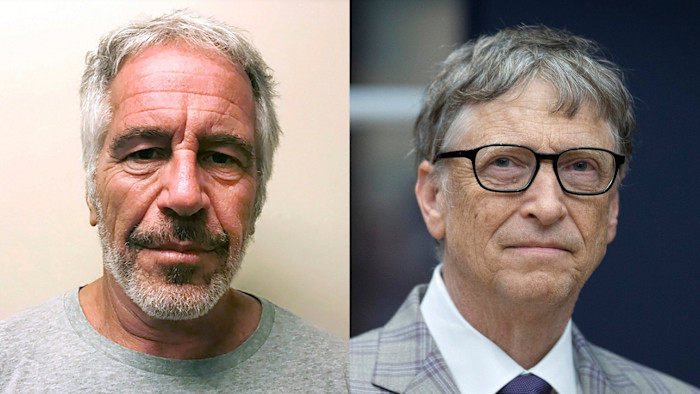
#> input picture sample.jpg, 700 x 394 px
$ jupyter execute Experiment_3a.ipynb   (shell and % lines are left out)
#> lines starting #> are read from the running program, lines starting #| are printed output that depends on the picture
[cell 1]
import cv2
import numpy as np
import matplotlib.pyplot as plt

# 1. Read image in COLOUR first so we can display it colored
img_bgr = cv2.imread("sample.jpg")
#> img_bgr is the input picture: shape (394, 700, 3); mean B, G, R 131.8, 136.7, 148.8

if img_bgr is None:
    print("Error: sample.jpg not found!")
    exit()
else:
    # 2. Convert from BGR to RGB for proper color rendering
    img_rgb = cv2.cvtColor(img_bgr, cv2.COLOR_BGR2RGB)

    # 3. Display the original colored image immediately
    plt.figure(figsize=(5, 5))
    plt.imshow(img_rgb)
    plt.title("Original Colored Image")
    plt.axis('off')
    plt.show()

# 4. Now convert it to grayscale for all the lab processing steps
img = cv2.cvtColor(img_bgr, cv2.COLOR_BGR2GRAY)
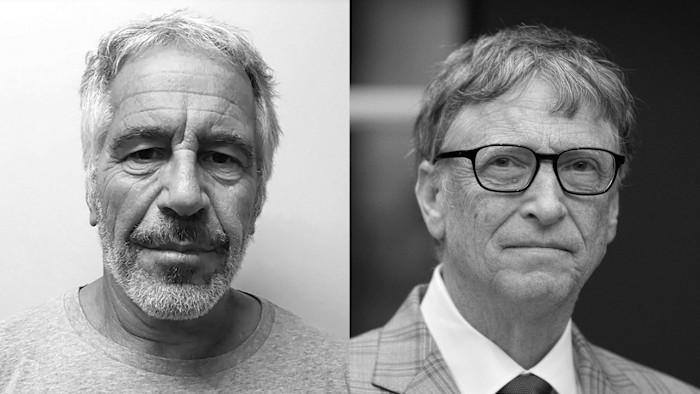
#> img: shape (394, 700); min 0, max 255, mean 139.8

# Histogram Equalization
equalized = cv2.equalizeHist(img) #[cite: 1]

# Kernel
kernel = np.ones((5,5), np.uint8) #[cite: 1]

# Morphological Operations
erosion = cv2.erode(img, kernel, iterations=1) #[cite: 1]
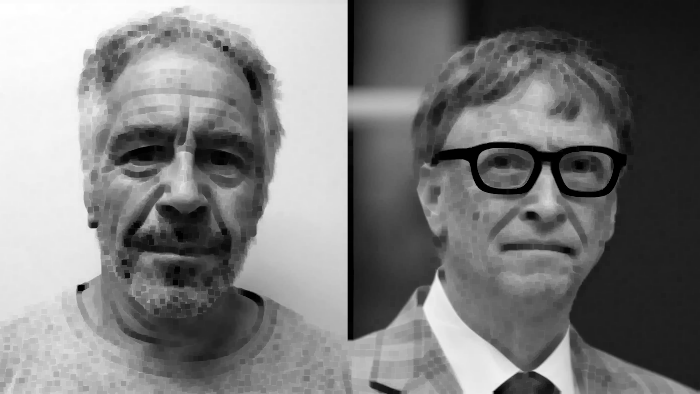
#> erosion: shape (394, 700); min 0, max 255, mean 124.1
dilation = cv2.dilate(img, kernel, iterations=1) #[cite: 1]
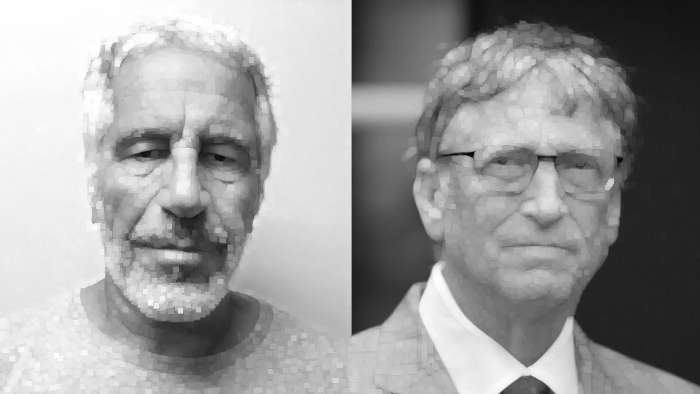
#> dilation: shape (394, 700); min 5, max 255, mean 154.6
opening = cv2.morphologyEx(img, cv2.MORPH_OPEN, kernel) #[cite: 1]
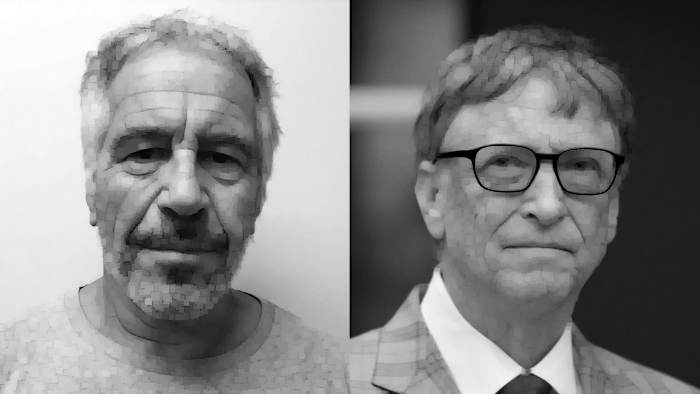
#> opening: shape (394, 700); min 0, max 255, mean 134.6
closing = cv2.morphologyEx(img, cv2.MORPH_CLOSE, kernel) #[cite: 1]
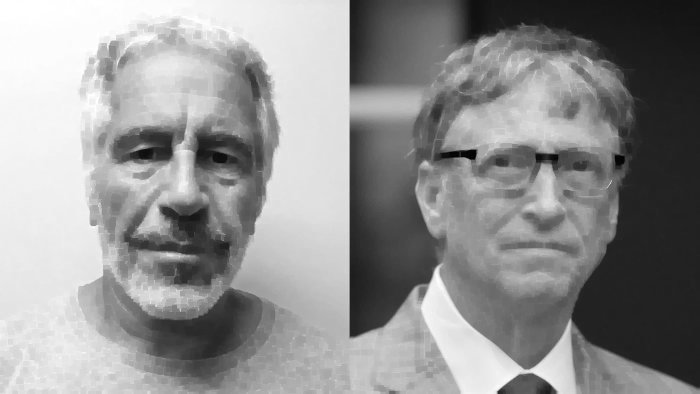
#> closing: shape (394, 700); min 5, max 255, mean 145.5

# Images, Titles and Colors
images = [img, equalized, erosion, dilation, opening, closing]
titles = ["Original", "Equalized", "Erosion", "Dilation", "Opening", "Closing"]
colors = ["blue", "green", "red", "purple", "orange", "brown"]

# Display Images and Histograms side-by-side
plt.figure(figsize=(15,18))

for i in range(len(images)):
    # Display Image
    plt.subplot(6,2,2*i+1)
    plt.imshow(images[i], cmap='gray')
    plt.title(titles[i] + " Image")
    plt.axis('off')

    # Display Histogram
    plt.subplot(6,2,2*i+2)
    plt.hist(
        images[i].ravel(),
        bins=256,
        range=(0,256),
        color=colors[i],
        edgecolor='black'
    )
    plt.title(titles[i] + " Histogram")
    plt.xlabel("Pixel Intensity")
    plt.ylabel("Frequency")
    plt.grid(True, linestyle='--', alpha=0.5)
#> this loop made 6 passes

plt.tight_layout()
plt.show()
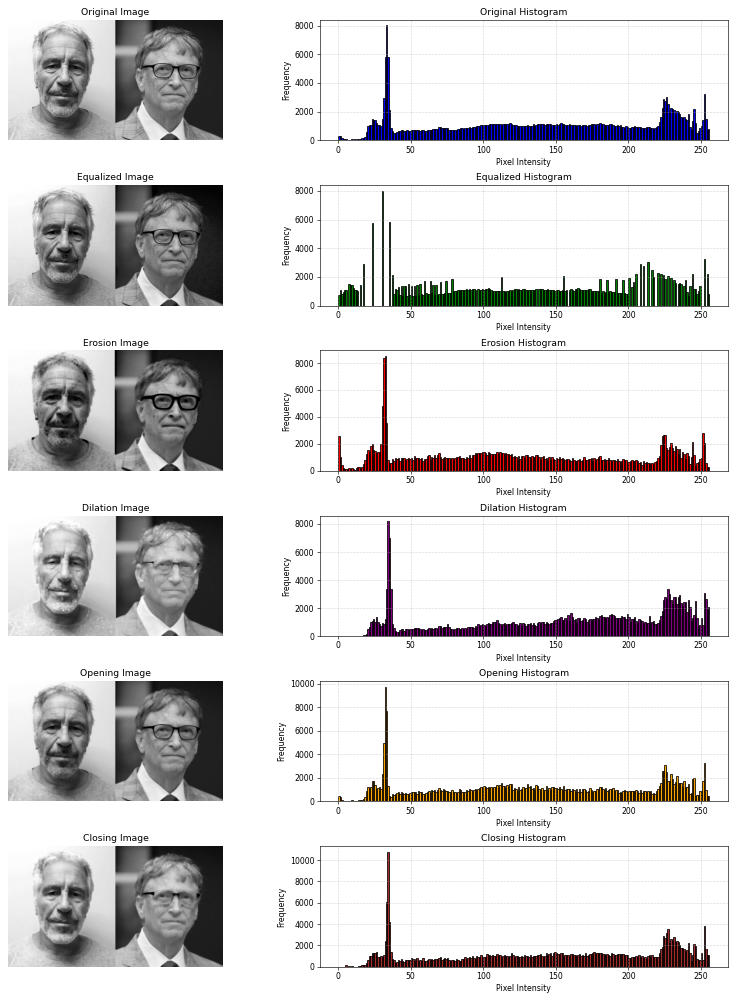
#> figure drawn by matplotlib, 12 panels; panel 2: tallest bar 8016 high, from x = 33 to 34; panel 4: tallest bar 8016 high, from x = 30 to 31; panel 6: tallest bar 8519 high, from x = 32 to 33; panel 8: tallest bar 8191 high, from x = 34 to 35
